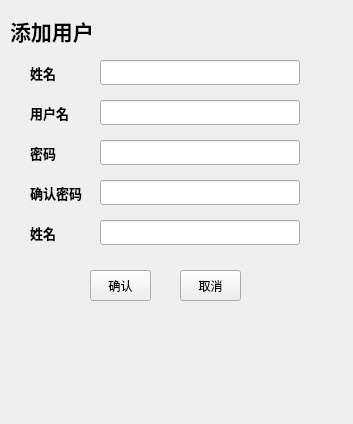
<?xml version="1.0" encoding="UTF-8"?>
<ui version="4.0">
 <class>Add</class>
 <widget class="QWidget" name="Add">
  <property name="geometry">
   <rect>
    <x>0</x>
    <y>0</y>
    <width>353</width>
    <height>424</height>
   </rect>
  </property>
  <property name="windowTitle">
   <string>Form</string>
  </property>
  <widget class="QLabel" name="label">
   <property name="geometry">
    <rect>
     <x>10</x>
     <y>10</y>
     <width>151</width>
     <height>41</height>
    </rect>
   </property>
   <property name="font">
    <font>
     <pointsize>16</pointsize>
     <weight>75</weight>
     <bold>true</bold>
    </font>
   </property>
   <property name="text">
    <string>添加用户</string>
   </property>
  </widget>
  <widget class="QLabel" name="label_2">
   <property name="geometry">
    <rect>
     <x>30</x>
     <y>60</y>
     <width>54</width>
     <height>25</height>
    </rect>
   </property>
   <property name="font">
    <font>
     <pointsize>10</pointsize>
     <weight>75</weight>
     <bold>true</bold>
    </font>
   </property>
   <property name="text">
    <string>姓名</string>
   </property>
  </widget>
  <widget class="QLineEdit" name="lineEdit">
   <property name="geometry">
    <rect>
     <x>100</x>
     <y>60</y>
     <width>200</width>
     <height>25</height>
    </rect>
   </property>
  </widget>
  <widget class="QPushButton" name="pushButton">
   <property name="geometry">
    <rect>
     <x>90</x>
     <y>270</y>
     <width>61</width>
     <height>31</height>
    </rect>
   </property>
   <property name="text">
    <string>确认</string>
   </property>
  </widget>
  <widget class="QPushButton" name="pushButton_2">
   <property name="geometry">
    <rect>
     <x>180</x>
     <y>270</y>
     <width>61</width>
     <height>31</height>
    </rect>
   </property>
   <property name="text">
    <string>取消</string>
   </property>
  </widget>
  <widget class="QLabel" name="label_3">
   <property name="geometry">
    <rect>
     <x>30</x>
     <y>100</y>
     <width>54</width>
     <height>25</height>
    </rect>
   </property>
   <property name="font">
    <font>
     <pointsize>10</pointsize>
     <weight>75</weight>
     <bold>true</bold>
    </font>
   </property>
   <property name="text">
    <string>用户名</string>
   </property>
  </widget>
  <widget class="QLineEdit" name="lineEdit_2">
   <property name="geometry">
    <rect>
     <x>100</x>
     <y>100</y>
     <width>200</width>
     <height>25</height>
    </rect>
   </property>
  </widget>
  <widget class="QLabel" name="label_4">
   <property name="geometry">
    <rect>
     <x>30</x>
     <y>140</y>
     <width>54</width>
     <height>25</height>
    </rect>
   </property>
   <property name="font">
    <font>
     <pointsize>10</pointsize>
     <weight>75</weight>
     <bold>true</bold>
    </font>
   </property>
   <property name="text">
    <string>密码</string>
   </property>
  </widget>
  <widget class="QLineEdit" name="lineEdit_3">
   <property name="geometry">
    <rect>
     <x>100</x>
     <y>140</y>
     <width>200</width>
     <height>25</height>
    </rect>
   </property>
  </widget>
  <widget class="QLabel" name="label_5">
   <property name="geometry">
    <rect>
     <x>30</x>
     <y>180</y>
     <width>71</width>
     <height>25</height>
    </rect>
   </property>
   <property name="font">
    <font>
     <pointsize>10</pointsize>
     <weight>75</weight>
     <bold>true</bold>
    </font>
   </property>
   <property name="text">
    <string>确认密码</string>
   </property>
  </widget>
  <widget class="QLineEdit" name="lineEdit_4">
   <property name="geometry">
    <rect>
     <x>100</x>
     <y>180</y>
     <width>200</width>
     <height>25</height>
    </rect>
   </property>
  </widget>
  <widget class="QLabel" name="label_6">
   <property name="geometry">
    <rect>
     <x>30</x>
     <y>220</y>
     <width>54</width>
     <height>25</height>
    </rect>
   </property>
   <property name="font">
    <font>
     <pointsize>10</pointsize>
     <weight>75</weight>
     <bold>true</bold>
    </font>
   </property>
   <property name="text">
    <string>姓名</string>
   </property>
  </widget>
  <widget class="QLineEdit" name="lineEdit_5">
   <property name="geometry">
    <rect>
     <x>100</x>
     <y>220</y>
     <width>200</width>
     <height>25</height>
    </rect>
   </property>
  </widget>
 </widget>
 <resources/>
 <connections/>
</ui>
